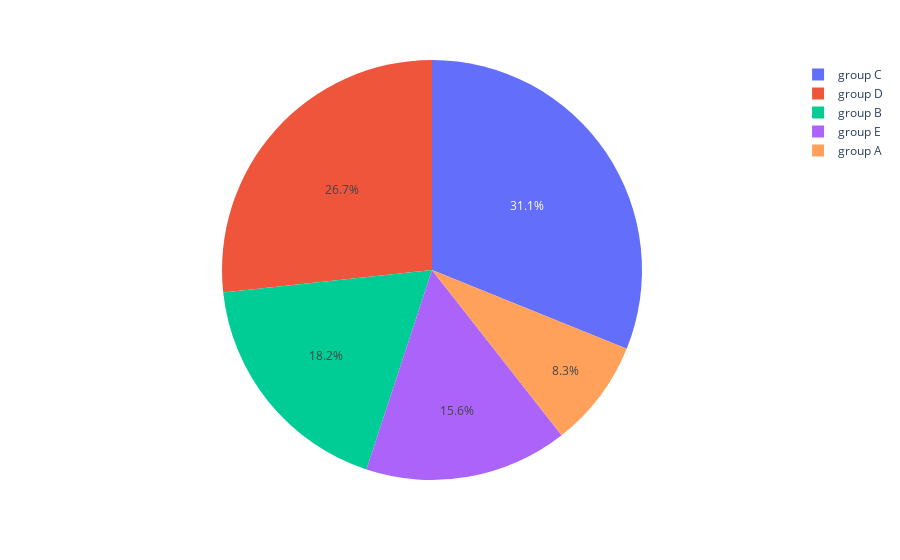

The notebook cell saved with this chart:
### Markdown cell above
## Average Writing Scores by Race

### Code cell
fig7=px.pie(df,names='race/ethnicity',values='math score',)
fig7.show()

### Figure 1 — Plotly figure (JSON) as saved in the notebook; plotly's stock layout.template omitted (floating-point values rounded to 4 significant figures; data arrays with more than 128 entries replaced by an {"elided": "..."} marker saying what was removed)
{"data": [{"domain": {"x": [0, 1], "y": [0, 1]}, "hovertemplate": "race/ethnicity=%{label}<br>math score=%{value}<extra></extra>", "labels": {"elided": "1000 str values"}, "legendgroup": "", "name": "", "showlegend": true, "type": "pie", "values": {"elided": "1000 int values"}}], "layout": {"autosize": true, "legend": {"tracegroupgap": 0}, "margin": {"t": 60}}}
